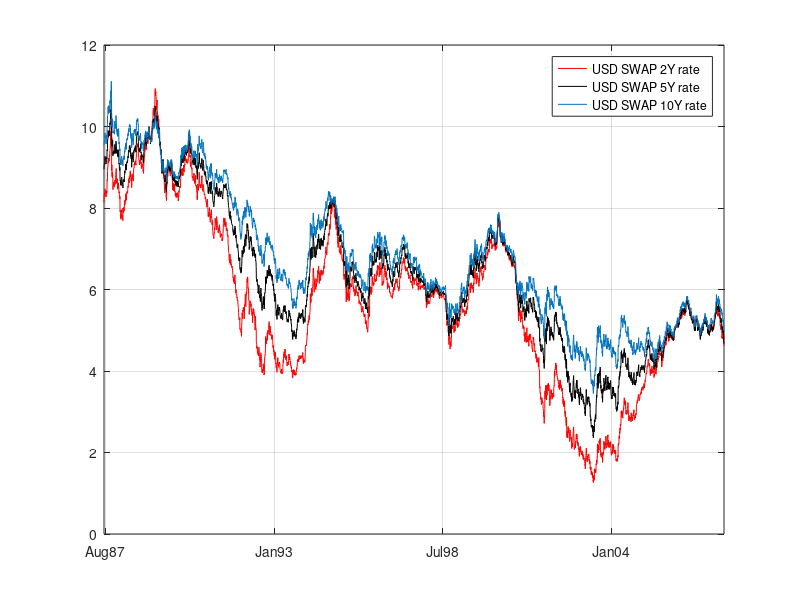
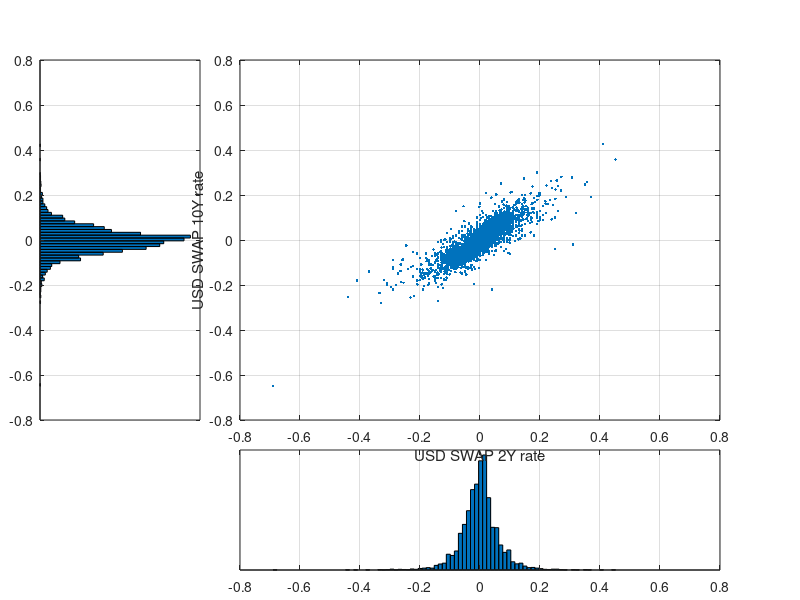

Source code (MATLAB) for these figures, in order:
% this script plots the joint and marginal distributions of the swap rate daily changes
% it computes the summary statistics of the distribution
% see "Risk and Asset Allocation"-Springer (2005), by A. Meucci

clc; clear; close all

%%%%%%%%%%%%%%%%%%%%%%%%%%%%%%%%%%%%%%%%%%%%%%%%%%%%%%%%%%%%%%%%%%%%%%%%%%%%%%%%%%%%%%%%%%%%%%%%%%%%%%%%%%%%%%%%%%%%%%%%%%%%%%%%%%%%%

% upload sample
load('DBUsSwapRates');

% plots series
figure
plot(Time,Series(1).Data,'r');
hold on
plot(Time,Series(2).Data,'k');
hold on
plot(Time,Series(3).Data);
legend(cell2mat(Series(1).Name),cell2mat(Series(2).Name),cell2mat(Series(3).Name))
xlim([Time(1) Time(end)])
datetick('x','mmmyy','keeplimits','keepticks');
grid on


%%%%%%%%%%%%%%%%%%%%%%%%%%%%%%%%%%%%%%%%%%%%%%%%%%%%%%%%%%%%%%%%%%%%%%%%%%%%%%%%%%%%%%%%%%%%%%%%%%%%%%%%%%%%%%%%%%%%%%%%%%%%%%%%%%%%%%%%%%%
% select invariants (two among 2yr, 5yr, 10yr swap rates daily changes)
Pick=[1 3]; 

Rates=[Series(Pick(1)).Data Series(Pick(2)).Data];
X = Rates(2:end,:)-Rates(1:end-1,:);
T=size(X,1);


figure 
% marginals
NumBins=round(10*log(T));

subplot('Position',[.05 .3 .2 .6]) 
[n,D]=hist(X(:,2),NumBins);
barh(D,n,1);
[y_lim]=get(gca,'ylim');
set(gca,'xtick',[])
grid on

subplot('Position',[.3 .05 .6 .2]) 
[n,D]=hist(X(:,1),NumBins);
bar(D,n,1);
[x_lim]=get(gca,'xlim');
set(gca,'ytick',[])
grid on

% scatter plot
subplot('Position',[.3 .3 .6 .6]) 
h=plot(X(:,1),X(:,2),'.');
set(gca,'xlim',x_lim,'ylim',y_lim)
grid on
xlabel(Series(Pick(1)).Name)
ylabel(Series(Pick(2)).Name)

% compute summary statistics

Sample_Mean=mean(X)
Sample_Covariance=cov(X);
Sample_Standard_Deviation=sqrt(diag(Sample_Covariance))'
Sample_Correlation=Sample_Covariance(1,2)/(sqrt(Sample_Covariance(1,1)*Sample_Covariance(2,2)))
